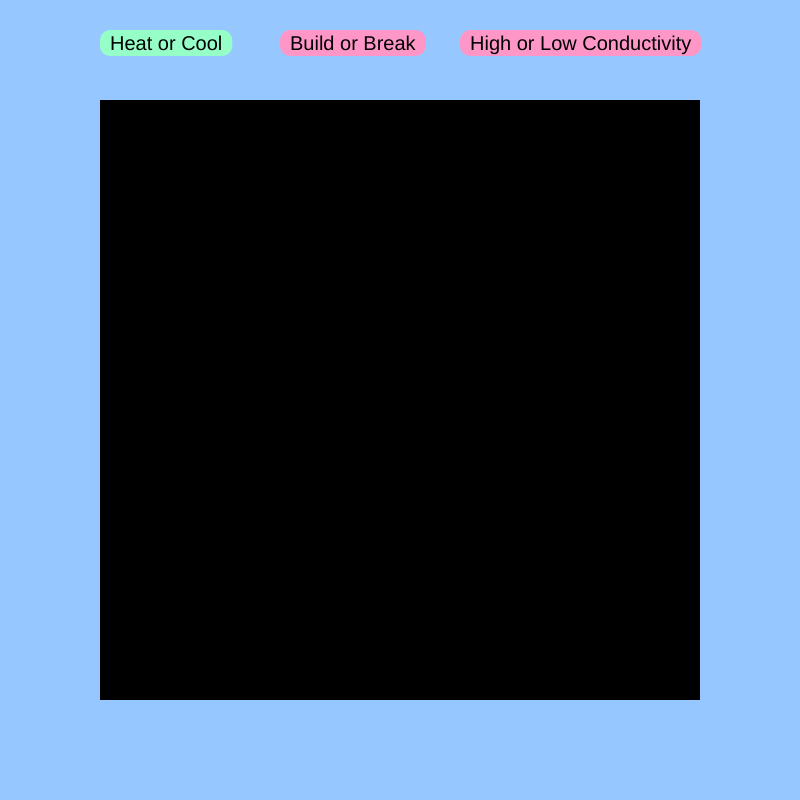
Frame 1 (no input)
Frame 60 (no input): identical to frame 1, image omitted
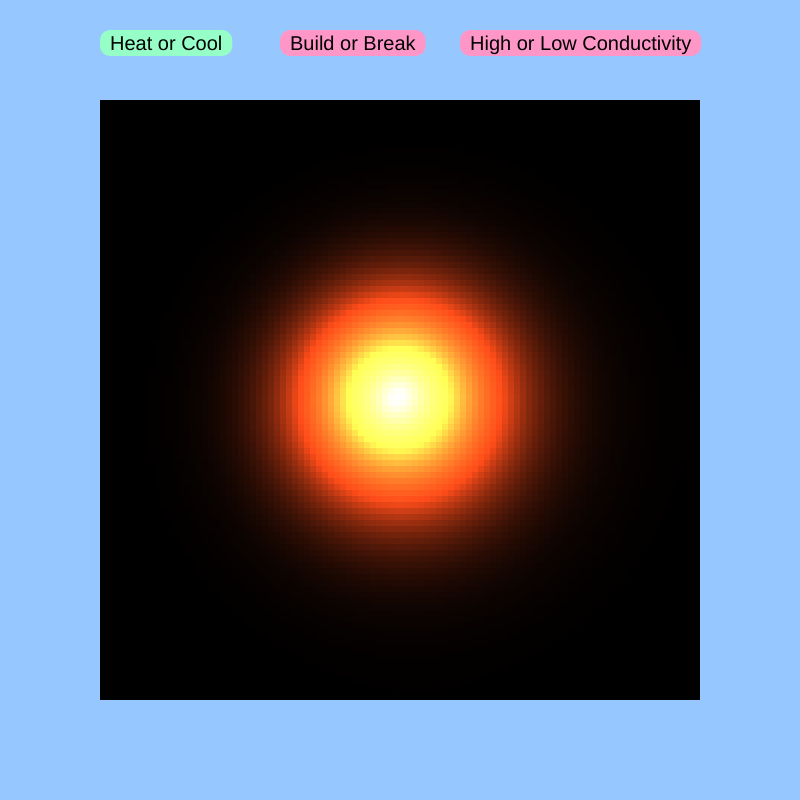
Frame 120 (the mouse pressed at the canvas centre since frame 60)

The p5.js sketch that drew these frames (run headless with seeded random() and noise() and a simulated clock; from frame 60 on, the mouse is pressed at the canvas centre):

// p5.js sketch
// ── sketch.js
function* range(...args) {
    let start, end, step;
    if (args.length === 0) return;
    else if (args.length === 1) [start, end, step] = [0, args[0], 1];
    else if (args.length === 2) [start, end, step] = [args[0], args[1], 1];
    else { [start, end, step] = args; }

    for (let i = start; i < end; i += step) yield i;
}

let subtract_list = (a, b) => a.map((a, i) => a - b[i]);
let last_of = (a) => a[a.length - 1];
let loc = (ix, iy) => `${ix},${iy}`


let GRID_SIZE = 100
let h = 600 / GRID_SIZE
let speed = 3;
let tempMap = new Map()
let tsize = 20;

let getTemp = (ix, iy) => {
    if (tempMap.has(loc(ix, iy))) return tempMap.get(loc(ix, iy))[0]
    if (tempMap.has(loc(ix + 1, iy))) return tempMap.get(loc(ix + 1, iy))[0]
    if (tempMap.has(loc(ix - 1, iy))) return tempMap.get(loc(ix - 1, iy))[0]
    if (tempMap.has(loc(ix, iy + 1))) return tempMap.get(loc(ix, iy + 1))[0]
    if (tempMap.has(loc(ix, iy - 1))) return tempMap.get(loc(ix, iy - 1))[0]
}

let setTemp = (ix, iy, t) => {
    let loctext = loc(ix, iy)
    if (tempMap.has(loctext)) tempMap.set(loctext, [t, tempMap.get(loctext)[1]])
}

let buttons = []

let addButton = (x, y, text, colorlambda, clicklambda) => {
    buttons.push([x, y, text, colorlambda, clicklambda]);
}


let BUILDING = false
let HEATING = true
let MATERIAL = 0
addButton(280, 30, "Build or Break", () => {return [BUILDING ? 150 : 255, BUILDING ? 255 : 150, 200]}, () => {BUILDING = !BUILDING})
addButton(100, 30, "Heat or Cool", () => {return [HEATING ? 150 : 255, HEATING ? 255 : 150, 200]}, () => {HEATING = !HEATING})
addButton(460, 30, "High or Low Conductivity", () => {return [MATERIAL ? 150 : 255, MATERIAL ? 255 : 150, 200]}, () => {MATERIAL = 1 - MATERIAL})


let doubleDerivative = (ix, iy) => {
    let [ddx, ddy] = [0, 0];
    let tempHere = getTemp(ix, iy)
    
        ddx = (getTemp(ix - 1, iy) - 2 * tempHere + getTemp(ix + 1, iy)) / (h * h)
        ddy = (getTemp(ix, iy - 1) - 2 * tempHere + getTemp(ix, iy + 1)) / (h * h)

    return [ddx, ddy]
}

function mouseReleased() {
    for (let button of buttons) {
        let [x, y, button_text, _, clicklambda] = button
        if (mouseX > x && mouseY > y && mouseX < x + textWidth(button_text) + 20 && mouseY < y + tsize * 1.3) {
            clicklambda()
        }
    }
}



function setup() {
    createCanvas(800, 800);
    standardNorm = () => randomGaussian(0, 1);
    noStroke()

    for (let ix of range(GRID_SIZE)) {
        for (let iy of range(GRID_SIZE)) {
            tempMap.set(loc(ix, iy), [0, 1])
        }
    }
}

var draw = function() {
    background(150, 200, 255)
    textSize(tsize)
    for (let button of buttons) {
        let [x, y, button_text, colorlambda, _] = button
        
        fill(colorlambda())
        rect(x, y, textWidth(button_text) + 20, tsize * 1.3, 10)
        fill(0)
        text(button_text, x + 10, y + tsize)
    }

    if (mouseIsPressed && mouseButton === LEFT) {
        let [ix, iy] = [floor((mouseX - 100) / h), floor((mouseY - 100) / h)]
        for (let dx of range(-3, 3)) {
            for (let dy of range(-3, 3)) {
                let shift = (HEATING ? 1 : -1) * 60 / (1 + dx * dx + dy * dy)
                setTemp(ix + dx, iy + dy, max(0, getTemp(ix + dx, iy + dy) + shift))
            }
        }
    }

    if (mouseIsPressed && mouseButton === RIGHT) {
        let [ix, iy] = [floor((mouseX - 100) / h), floor((mouseY - 100) / h)]

        let r = 4
        for (let dx of range(-r, r)) {
            for (let dy of range(-r, r)) {
                if (dx * dx + dy * dy < r * r && ix + dx >= 0 && ix + dx < GRID_SIZE && iy + dy >= 0 && iy + dy < GRID_SIZE) {
                    if(!BUILDING && tempMap.has(loc(ix + dx, iy + dy))) tempMap.delete(loc(ix + dx, iy + dy))
                    if(BUILDING && !tempMap.has(loc(ix + dx, iy + dy))) tempMap.set(loc(ix + dx, iy + dy), [0, MATERIAL])
                } 
            }
        }
    }

    // DO TEMP SHIFTING
    for (let _ of range(speed)) {
        let shifts = new Map();
        for (let ix of range(GRID_SIZE)) {
            for (let iy of range(GRID_SIZE)) {
                if (tempMap.has(loc(ix, iy))) {
                    let [ddx, ddy] = doubleDerivative(ix, iy)
                    let [temp, material] = tempMap.get(loc(ix, iy))
                    setTemp(ix, iy, temp + (ddx + ddy) * (1 + material * 9))
                }
            }
        }
    }
    

    // DRAW
    for (let ix of range(GRID_SIZE)) {
        for (let iy of range(GRID_SIZE)) {
            if (tempMap.has(loc(ix, iy))) {
                let [x, y] = [100 + ix * h, 100 + iy * h]
                let [temp, material] = tempMap.get(loc(ix, iy))
                fill(temp * 30, temp * 0.3 * 30, temp * 0.1 * 30 + (1 - material) * 100)
                rect(x, y, h, h)
            }
        }
    }
};
